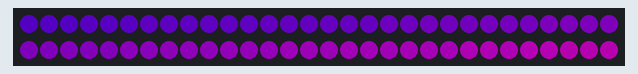
Simulated run of this sketch. Board: Arduino Uno, built with avr-gcc and run on an emulated ATmega328P. Shown: 60 RGB LEDs in strip order, left to right, continuing on the next row. Dim RGB values are drawn brighter than linear.

Above: at 1.15 s.
At 6.07 s:
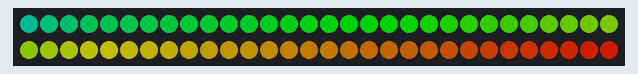
At 9.52 s:
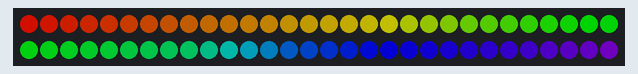
At 19.18 s:
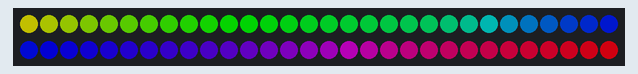
At 28.49 s:
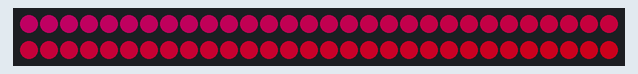
At 39.79 s:
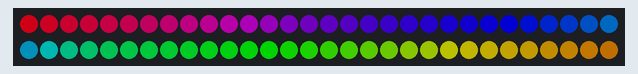

The sketch:

fill_grad.ino
```cpp
/* fill_grad
 *
 * By: Andrew Tuline
 *
 * Date: August, 2015
 *
 * Here's a simple method to blend between a couple of colours across a strand of LED's.
 *
 * It uses FastLED's:
 *
 * - fill_gradient() function to blend between two colours.
 * - beatsin8() to provide a time based smooth varying input to blend().
 *
 * An issue when using the fill_gradient is which way you want the gradient to sweep around the colour wheel. Options are:
 *
 * FORWARD_HUES: hue always goes clockwise
 * BACKWARD_HUES: hue always goes counter-clockwise
 * SHORTEST_HUES: hue goes whichever way is shortest and is the DEFAULT
 * LONGEST_HUES: hue goes whichever way is longest
 *
 * When the start and end colours are animated, the sweep will flip in the other direction at certain points, thus causing a disruption of the smooth gradient.
 *
 * This routine demonstrates one method to animate the start/end hues and to ensure the fill_gradient remains consistently smooth.
 *
 */

#include "FastLED.h"                                          // FastLED library. Preferably the latest copy of FastLED 2.1.

#if FASTLED_VERSION < 3001000
#error "Requires FastLED 3.1 or later; check github for latest code."
#endif

// Fixed global definitions.
#define LED_DT 12                                             // Data pin to connect to the strip.
#define LED_CK 11
#define COLOR_ORDER BGR                                       // Are they RGB, GRB or what??
#define LED_TYPE APA102                                       // Don't forget to change LEDS.addLeds
#define NUM_LEDS 60                                           // Number of LED's.

// Initialize changeable global variables.
uint8_t max_bright = 128;                                      // Overall brightness definition. It can be changed on the fly.

struct CRGB leds[NUM_LEDS];                                   // Initialize our LED array.


void setup() {

  Serial.begin(115200);                                        // Initialize serial port for debugging.
  delay(1000);                                                // Soft startup to ease the flow of electrons.

  LEDS.addLeds<LED_TYPE, LED_DT, LED_CK, COLOR_ORDER>(leds, NUM_LEDS);  // Use this for WS2801 or APA102
//  LEDS.addLeds<LED_TYPE, LED_DT, COLOR_ORDER>(leds, NUM_LEDS);  // Use this for WS2801 or APA102

  set_max_power_in_volts_and_milliamps(5, 500);               // This is used by the power management functionality and is currently set at 5V, 500mA.
  FastLED.setBrightness(max_bright);

} // setup()


void loop () {

  fill_grad();
  FastLED.show();                         // Power managed display of LED's.

} // loop()


void fill_grad() {

  uint8_t starthue = beatsin8(5, 0, 255);
  uint8_t endhue = beatsin8(7, 0, 255);

  if (starthue < endhue) {
    fill_gradient(leds, NUM_LEDS, CHSV(starthue,255,255), CHSV(endhue,255,255), FORWARD_HUES);    // If we don't have this, the colour fill will flip around.
  } else {
    fill_gradient(leds, NUM_LEDS, CHSV(starthue,255,255), CHSV(endhue,255,255), BACKWARD_HUES);
  }

} // fill_grad()
```
